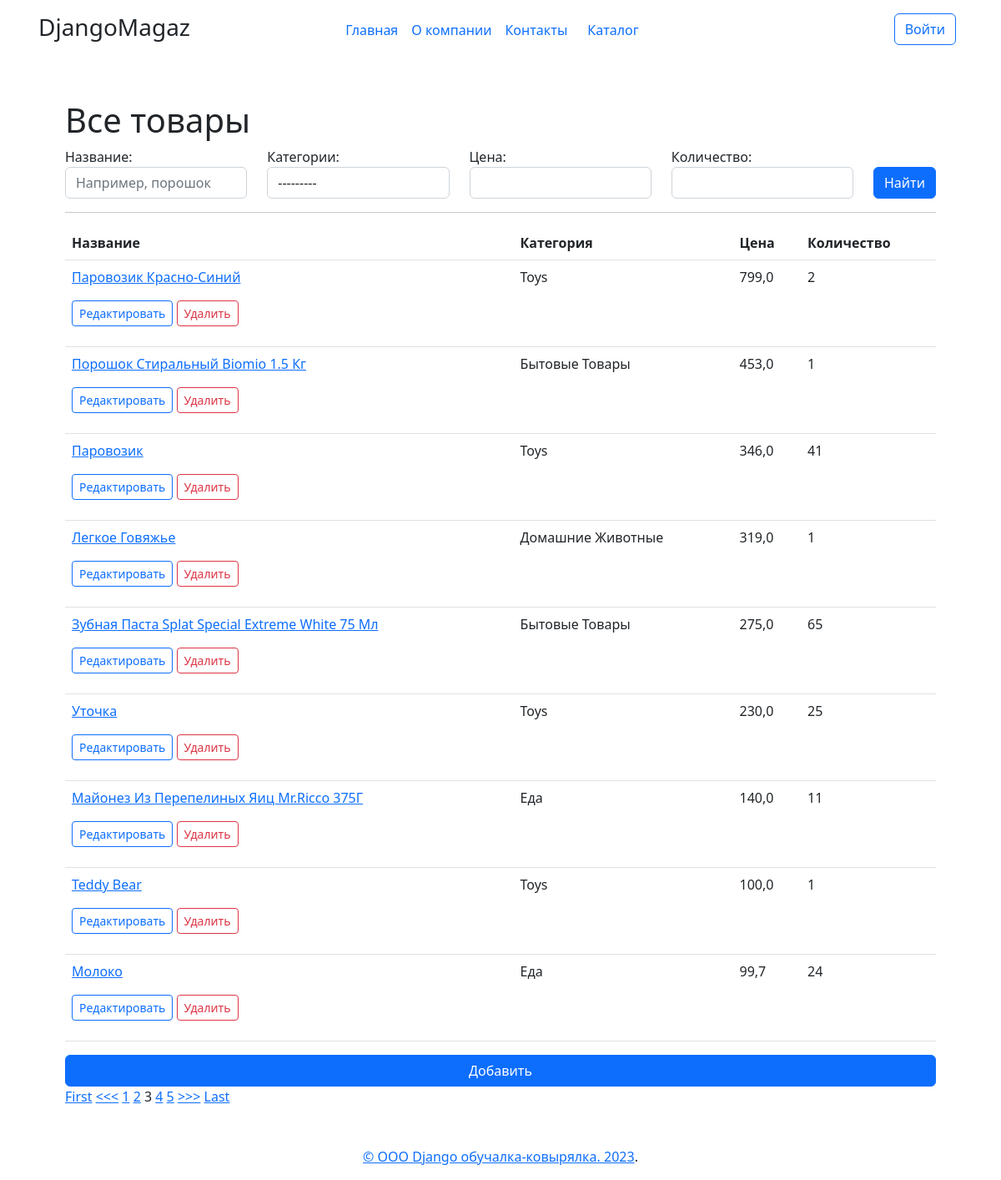
Page /products/?page=3 on the committed database.
### simpleapp/models.py (models this page shows, shortened)
class Product(models.Model):
    name = models.CharField(
        max_length=50,
        unique=True, # названия товаров не должны повторяться
    )
    description = models.TextField()
    quantity = models.IntegerField(
        validators=[MinValueValidator(0)],
    )
    category = models.ForeignKey(
        to='Category',
        on_delete=models.CASCADE,
        related_name='products', # все продукты в категории будут доступны через поле products
    )
    price = models.FloatField(
        validators=[MinValueValidator(0.0)],
    )
    objects = models.Manager()

class Category(models.Model):
    name = models.CharField(max_length=100, unique=True)  # названия категорий тоже не должны повторяться
    def __str__(self):
        return f'{self.name.title()}'

### simpleapp/views.py (the view)
# urls.py: path('', ProductList.as_view(), name='products'),
class ProductList(ListView):
    model = Product
    template_name = 'products.html'
    context_object_name = 'products'
    ordering = ['-price']
    paginate_by = 1 # поставим постраничный вывод в один элемент
    form_class = ProductForm # добавляем форм класс, чтобы получать доступ к форме через метод POST
    def get_context_data(self, **kwargs): # забираем отфильтрованные объекты переопределяя метод get_context_data у наследуемого класса (привет, полиморфизм, мы скучали!!!)
        context = super().get_context_data(**kwargs)
        context['filter'] = ProductFilter(self.request.GET, queryset=self.get_queryset()) # вписываем наш фильтр в контекст
        return context

### templates/products.html (shortened to what this page needs)
{% extends 'flatpages/defaultLayout.html' %}
{% load static %}
{% load widget_tweaks %}
{% block page_styles %}
<link rel="stylesheet" href="{% static 'general.css' %}">
{% endblock page_styles %}
{% block abracadabra %}
<h1>Все товары</h1>
<form method="GET">
    <div class="row  align-items-end">
        <div class="col">
            {{ filter.form.name.label_tag }}
            {% render_field filter.form.name class="form-control" placeholder="Например, порошок"%}
        </div>
        <div class="col">
            {{ filter.form.category.label_tag }}
            {% render_field filter.form.category class="form-control" %}
        </div>
        <div class="col">
            {{ filter.form.price.label_tag }}
            {% render_field filter.form.price class="form-control" %}
        </div>
        <div class="col">
            {{ filter.form.quantity.label_tag }}
            {% render_field filter.form.quantity class="form-control" %}
        </div>
        <div class="col-auto">
            <button type="submit" class="btn btn-primary">Найти</button>
          </div>
    </div>
</form>
<hr>
{% if products %}
<table class="table">
    <thead class="thead-dark">
        <tr>
            <th>
                Название
            </th>
            <th>
                Категория
            </th>
            <th>
                Цена
            </th>
            <th>
                Количество
            </th>
        </tr>
    </thead>
    <tbody>
        {% for product in filter.qs %}
        <tr>
            <td>
               <p> <a href="{% url 'product' product.id %}">{{ product.name|title }}</a> </p>
               <p>
                <a href="{% url 'product_update' product.id %}" class="btn btn-outline-primary btn-sm">Редактировать</a>
                <a href="{% url 'product_delete' product.id %}" class="btn btn-outline-danger btn-sm">Удалить</a>
               </p>
            </td>
            <td>
                {{ product.category.name|title }}
            </td>
            <td>
                {{ product.price }}
            </td>
            <td>
                {{ product.quantity }}
            </td>
        </tr>
        {% endfor %}
    </tbody>
</table>
{% else %}
    <h2>Товаров нет!</h2>
{% endif %}
<div class="d-grid gap-2">
    <a href="{% url 'product_create' %}" class="btn btn-primary" type="button">Добавить</a>
  </div>
{% if is_paginated %}
    {% if page_obj.has_previous %}
        <a href="?page=1">First</a>
        <a href="?page={{ page_obj.previous_page_number }}"><<<</a>
    {% endif %}
    {% for num in page_obj.paginator.page_range %}
        {% if page_obj.number == num %}
            <a>{{ num }}</a>
        {% elif num > page_obj.number|add:'-3' and num < page_obj.number|add:'3' %}
            <a href="?page={{ num }}">{{ num }}</a>
        {% endif %}
    {% endfor %}
    {% if page_obj.has_next %}
        <a href="?page={{ page_obj.next_page_number }}">>>></a>
        <a href="?page={{ page_obj.paginator.num_pages }}">Last</a>
    {% endif %}
{% endif %}
{% endblock abracadabra %}

### templates/flatpages/defaultLayout.html (shortened to what this page needs)
{% load flatpages %}
{% load static %}
<!DOCTYPE html>
<html lang="ru" class="">
<head>
    <link rel="stylesheet" href="https://cdn.jsdelivr.net/npm/bootstrap@5.2.3/dist/css/bootstrap.min.css">
    {% block page_styles %} {% endblock page_styles %}
</head>
<body class="d-flex flex-column h-100">
    <div class="container d-flex w-100 p-3 mx-auto flex-column">
      <header class="row">
        <div class="col-md-3 mb-2 mb-md-0">
          <h3 class="float-md-start mb-0">DjangoMagaz</h3>
        </div>
        {% get_flatpages as flatpages %}
        <nav class="nav col-md-6 mb-2 justify-content-center mb-md-0">
            {% for page in flatpages %}
            <li><a href="{{ page.url }}" class="nav-link px-2">{{ page.title }}</a></li>
            {% endfor %}
            <li><a href="{% url 'products'  %}" class="nav-link">Каталог</a></li>
        </nav>
        <div class="col-md-3 text-end">
          <button type="button" class="btn btn-outline-primary me-2"  data-bs-toggle="modal" data-bs-target="#exampleModal">Войти</button>
        </div>
      </header>
    </div>
          {% get_flatpages as flatpages %}
    <main class="container h-100 p-5">
      {% block abracadabra %}
      {% endblock abracadabra %}
    </main>
    <footer class="mt-auto text-center">
      <p><a href="https://getbootstrap.com/">© ООО Django обучалка-ковырялка. 2023</a>.</p>
    </footer>
  </body>
</html>

### rows in the picture
Product: name "Паровозик Красно-Синий", category.name "Toys", price "799,0", quantity "2"
Product: name "Порошок Стиральный Biomio 1.5 Кг", category.name "Бытовые Товары", price "453,0", quantity "1"
Product: name "Паровозик", category.name "Toys", price "346,0", quantity "41"
Product: name "Легкое Говяжье", category.name "Домашние Животные", price "319,0", quantity "1"
Product: name "Зубная Паста Splat Special Extreme White 75 Мл", category.name "Бытовые Товары", price "275,0", quantity "65"
Product: name "Уточка", category.name "Toys", price "230,0", quantity "25"
Product: name "Майонез Из Перепелиных Яиц Mr.Ricco 375Г", category.name "Еда", price "140,0", quantity "11"
Product: name "Teddy Bear", category.name "Toys", price "100,0", quantity "1"
Product: name "Молоко", category.name "Еда", price "99,7", quantity "24"

### other values in the picture
{{ page.title }} "Главная"
{{ page.title }} "О компании"
{{ page.title }} "Контакты"
{{ filter.form.name.label_tag }} "Название:"
{{ filter.form.category.label_tag }} "Категории:"
{{ filter.form.price.label_tag }} "Цена:"
{{ filter.form.quantity.label_tag }} "Количество:"
{{ num }} "1" "2" "4" "5"
{{ num }} "3"
